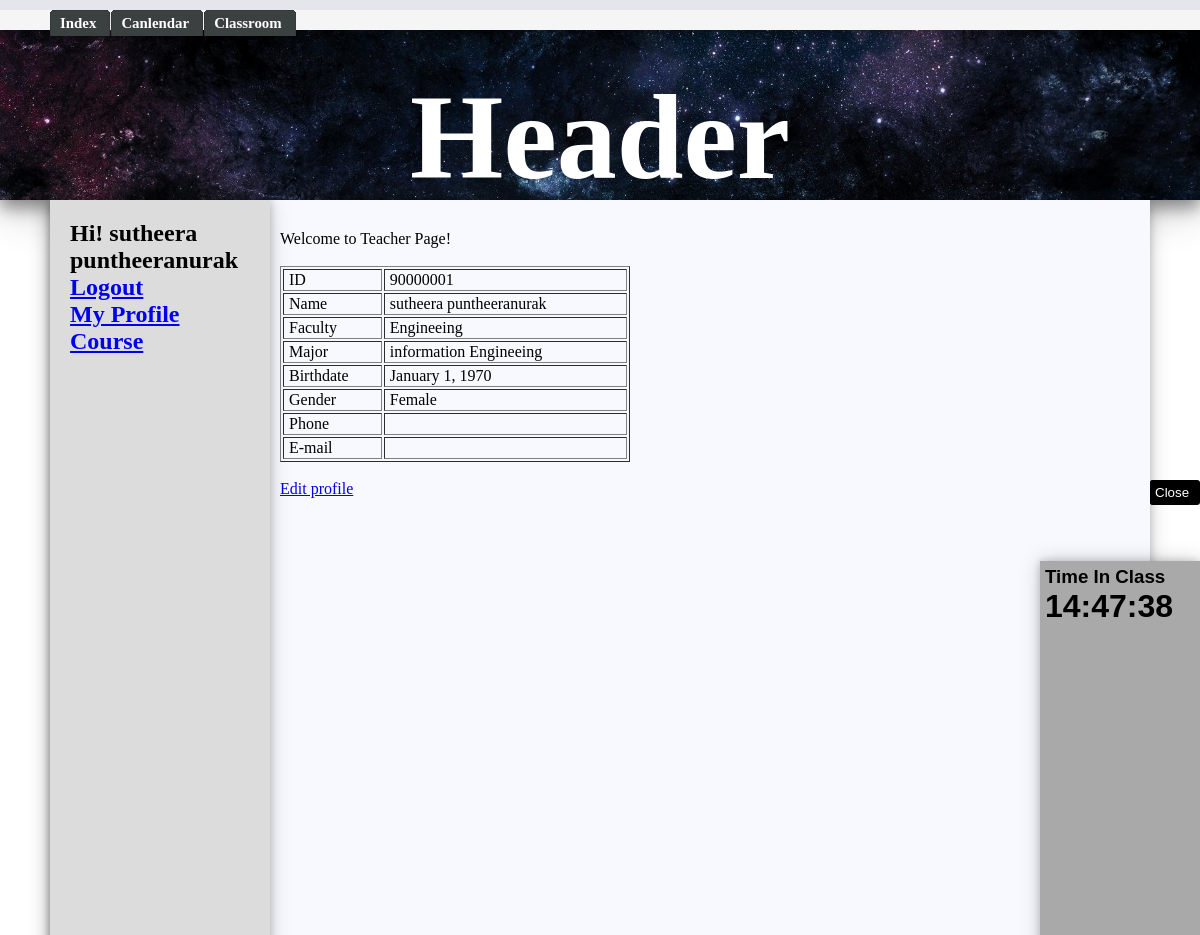
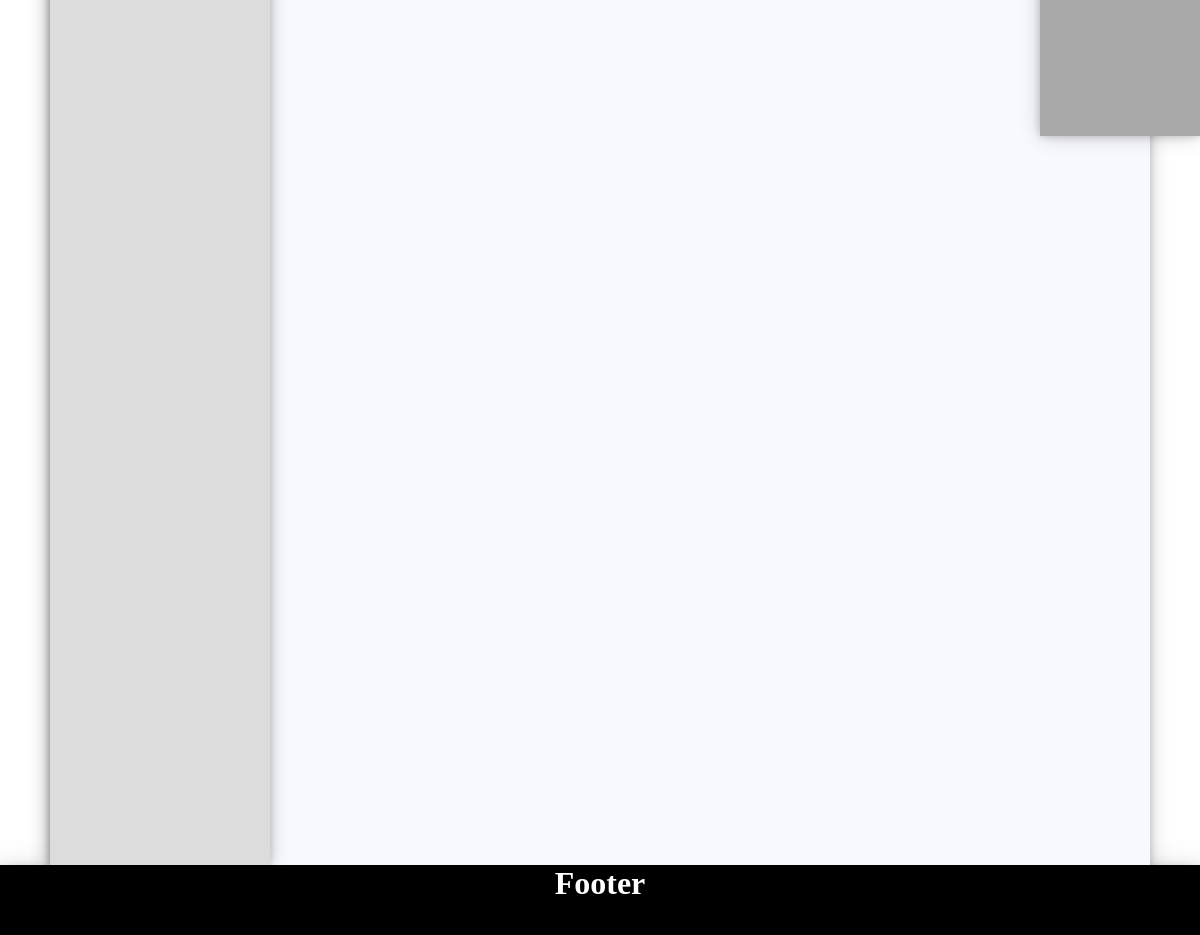
Screenshot of /teacher_page.php (signed in) with the database file from the repository (2 pictures, top to bottom).
### tables this page shows
CREATE TABLE `teachert` (
  `ID` int(11) NOT NULL,
  `Fname` varchar(32) DEFAULT NULL,
  `Lname` varchar(255) DEFAULT NULL,
  `Faculty` varchar(60) DEFAULT NULL,
  `Major` varchar(60) DEFAULT NULL,
  `Birthdate` date DEFAULT NULL,
  `Gender` varchar(10) DEFAULT NULL,
  `Phone` varchar(10) DEFAULT NULL,
  `Email` varchar(32) DEFAULT NULL
);

### teacher_page.php (the view, shortened to what this page needs)
<?php
        include("config.php");
	$strSQL = "SELECT * FROM teachert WHERE ID = '".$_SESSION['ID']."' ";
	$objQuery = mysqli_query($objCon,$strSQL);
	$objResult = mysqli_fetch_array($objQuery,MYSQLI_ASSOC);
?>
<!DOCTYPE html>
<html>
    <head>
        <link rel="stylesheet" type="text/css" href="css/themeMax.css">
        <link rel="stylesheet" href="css/menu.css" type="text/css" />
    </head>
    <body onload="startTime()">
        <nav>
            <div id="tabs">
                <?php include 'php/menutop.php';?>
            </div>
            </nav>
        <header class="header">
            <br>
            <h1>Header</h1>
        </header>
        <div id="container">
            <div class="closeFloating" >
             <a onclick="onOffbar()"><button id="textCloseFloating">Close</button></a>
            </div>
            <div id="floatingMenu">
           <?php include'php/timeInClass.php';?>
            </div>
             <article >
                  <div class="content">
             Welcome to Teacher Page! <br><br>
			 <table border="1" style="width: 350px">
    <tbody>
      <tr>
        <td width="87"> &nbsp;ID</td>
        <td width="220"><?php echo '&nbsp;',$objResult["ID"];?>
        </td>
      </tr>
      <tr>
        <td> &nbsp;Name</td>
        <td><?php echo '&nbsp;',$objResult["Fname"]." ".$objResult["Lname"];?></td>
      </tr>
	  <tr>
        <td> &nbsp;Faculty</td>
        <td><?php echo '&nbsp;',$objResult["Faculty"];?></td>
      </tr>
	  <tr>
        <td> &nbsp;Major</td>
        <td><?php echo '&nbsp;',$objResult["Major"];?></td>
      </tr>
	  <tr>
        <td> &nbsp;Birthdate</td>
        <td><?php echo '&nbsp;',date('F j, Y',strtotime($objResult["Birthdate"]));?></td>
      </tr>
	  <tr>
        <td> &nbsp;Gender</td>
        <td><?php echo '&nbsp;',$objResult["Gender"];?></td>
      </tr>
	  <tr>
        <td> &nbsp;Phone</td>
        <td><?php echo '&nbsp;',$objResult["Phone"];?></td>
      </tr>
	  <tr>
        <td> &nbsp;E-mail</td>
        <td><?php echo '&nbsp;',$objResult["Email"];?></td>
      </tr>
    </tbody>
  </table>
  <br>
  <a href="edit_profile_teacher.php">Edit profile</a><br>
  <br>
                 </div>
            </article>
            <aside >
                <div id=asidemenu>
                <?php include 'php/menuright.php';?>
                </div>
            </aside>
        </div>
        <footer>
                <h1>Footer</h1>
            </footer>
    </body>
</html>

### php/menuright.php
 <?php
                if(isset($_SESSION['ID'])){
                    if($_SESSION['Status']=="Teacher"){
                        $sql = "teachert";
                        $link2 ="teacher_page.php";
 			$link3 ="teacher_course.php";
                    }
                    else{
                        $sql ="studentt";
                        $link2 ="student_page.php";
			$link3 ="student_course.php";
                    }
                    $strSQL = "SELECT * FROM ".$sql." WHERE ID = '".$_SESSION['ID']."' ";
	                $objQuery = mysqli_query($objCon,$strSQL);
	                $objResult = mysqli_fetch_array($objQuery,MYSQLI_ASSOC);
               echo "<h1>Hi! ".$objResult["Fname"]."<br>".$objResult["Lname"]."</h1>";
                $button1 = "Logout";
                $button2 = "My Profile";
                $link1 = "logout.php";
                }
                else{
                $button1 = "Login";
                $button2 = "Register";
                $link1 = "login.php";
                $link2 = "register.php";
                $link3 = "index.php";
                }
                echo  "<a href=".$link1."><h1>".$button1."</h1></a>";
                echo  "<a href=".$link2."><h1>".$button2."</h1></a>";
                echo  "<a href=".$link3."><h1>Course</h1></a>";
?>

### css/themeMax.css (style rules this page uses)
* { margin:0; }
#container { margin: 0 auto; width: 1100px; height: 1600px; box-shadow: 0 4px 8px 0 rgba(0, 0, 0, 0.2), 0 6px 20px 0 rgba(0, 0, 0, 0.19); }
nav { text-align:center; background-color: whitesmoke; width: 100%; height: 30px; position: fixed; box-shadow: 0 4px 8px 0 rgba(0, 0, 0, 0.2), 0 6px 20px 0 rgba(0, 0, 0, 0.19); }
header { text-align:center; background-color: gray; height: 200px; background-image:url("../images/stars.jpg"); background-size: cover; background-repeat: no-repeat; background-position: right; font-size: 60px; color:white; box-shadow: 0 8px 16px 0 rgba(0, 0, 0, 0.4), 0 12px 40px 0 rgba(0, 0, 0, 0.19); }
aside { text-align:left; background-color: gainsboro; width: 20%; float: left; height: 100%; box-shadow: 0 0 8px 0 rgba(0, 0, 0, 0.2), 0 0 20px 0 rgba(0, 0, 0, 0.19); }
#asidemenu { padding-top: 20px; padding-left: 20px; font-size:16px; }
article { background-color: ghostwhite; float: right; width: 80%; height: 100%; }
.content { margin-left: 10px; margin-top: 30px; }
footer { text-align:center; color:white; background-color:black; width: 100%; height: 70px; clear: both; box-shadow: 0 8px 16px 0 rgba(0, 0, 0, 0.4), 0 12px 40px 0 rgba(0, 0, 0, 0.19); }
#floatingMenu { font-family: sans-serif; background-color:darkgray; padding: 5px;; width: 150px; height: 500px; z-index: 100; position: fixed; right: 0px; top: 30%; box-shadow: 0 0 8px 0 rgba(0, 0, 0, 0.2), 0 0 20px 0 rgba(0, 0, 0, 0.19); }
.closeFloating { font-family: sans-serif; width: 50px; z-index: 100; position: fixed; right: 0px; background-color: black; align-content: center; color:white; font-size: 3px; border-radius: 3px; bottom: 73% }
button { padding: 5px; background-color:black; color:white; border: none; border-radius: 3px; }

### css/menu.css (style rules this page uses)
#tabs { font: bold 11px/1.5em Verdana; width:100%; background:#E4E6EB; font-size:93%; line-height:normal; }

### rows the page displays
teachert: ID "90000001", Fname "sutheera", Lname "puntheeranurak", Faculty "Engineeing", Major "information Engineeing", Birthdate "January 1, 1970", Gender "Female"

### other values shown
$button1 "Logout"
$button2 "My Profile"
